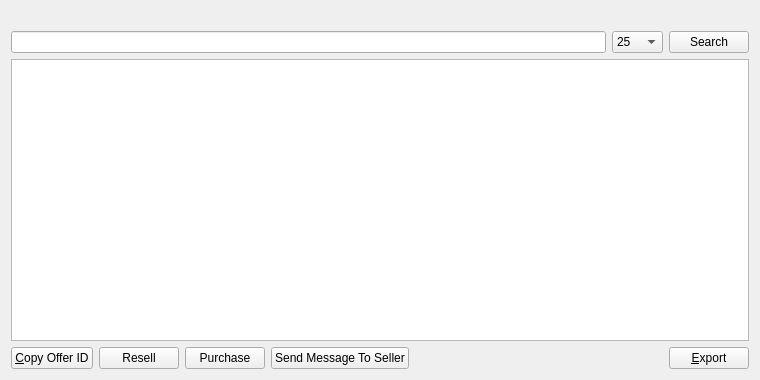
<?xml version="1.0" encoding="UTF-8"?>
<ui version="4.0">
 <class>OfferListPage</class>
 <widget class="QWidget" name="OfferListPage">
  <property name="geometry">
   <rect>
    <x>0</x>
    <y>0</y>
    <width>760</width>
    <height>380</height>
   </rect>
  </property>
  <property name="windowTitle">
   <string>Search Offers</string>
  </property>
  <layout class="QVBoxLayout" name="verticalLayout">
   <item>
    <widget class="QLabel" name="labelExplanation">
     <property name="textFormat">
      <enum>Qt::PlainText</enum>
     </property>
     <property name="wordWrap">
      <bool>true</bool>
     </property>
    </widget>
   </item>
   <item>
    <layout class="QHBoxLayout" name="horizontalLayout_2">
     <item>
      <widget class="QLineEdit" name="lineEditOfferSearch"/>
     </item>
     <item>
      <widget class="QComboBox" name="comboBox">
       <item>
        <property name="text">
         <string>25</string>
        </property>
       </item>
       <item>
        <property name="text">
         <string>50</string>
        </property>
       </item>
       <item>
        <property name="text">
         <string>100</string>
        </property>
       </item>
      </widget>
     </item>
     <item>
      <widget class="QPushButton" name="searchOffer">
       <property name="maximumSize">
        <size>
         <width>16777215</width>
         <height>48</height>
        </size>
       </property>
       <property name="text">
        <string>Search</string>
       </property>
       <property name="icon">
        <iconset resource="../bitcoin.qrc">
         <normaloff>:/icons/search</normaloff>:/icons/search</iconset>
       </property>
      </widget>
     </item>
    </layout>
   </item>
   <item>
    <widget class="QTableView" name="tableView">
     <property name="contextMenuPolicy">
      <enum>Qt::CustomContextMenu</enum>
     </property>
     <property name="toolTip">
      <string/>
     </property>
     <property name="tabKeyNavigation">
      <bool>false</bool>
     </property>
     <property name="alternatingRowColors">
      <bool>true</bool>
     </property>
     <property name="selectionMode">
      <enum>QAbstractItemView::SingleSelection</enum>
     </property>
     <property name="selectionBehavior">
      <enum>QAbstractItemView::SelectRows</enum>
     </property>
     <property name="sortingEnabled">
      <bool>true</bool>
     </property>
     <attribute name="verticalHeaderVisible">
      <bool>false</bool>
     </attribute>
    </widget>
   </item>
   <item>
    <layout class="QHBoxLayout" name="horizontalLayout">
     <item>
      <widget class="QPushButton" name="copyOffer">
       <property name="toolTip">
        <string>Copy the currently selected alias to the system clipboard</string>
       </property>
       <property name="text">
        <string>&amp;Copy Offer ID</string>
       </property>
       <property name="icon">
        <iconset resource="../bitcoin.qrc">
         <normaloff>:/icons/editcopy</normaloff>:/icons/editcopy</iconset>
       </property>
      </widget>
     </item>
     <item>
      <widget class="QPushButton" name="resellButton">
       <property name="text">
        <string>Resell</string>
       </property>
       <property name="icon">
        <iconset resource="../bitcoin.qrc">
         <normaloff>:/icons/cart</normaloff>:/icons/cart</iconset>
       </property>
      </widget>
     </item>
     <item>
      <widget class="QPushButton" name="purchaseButton">
       <property name="text">
        <string>Purchase</string>
       </property>
       <property name="icon">
        <iconset resource="../bitcoin.qrc">
         <normaloff>:/icons/send</normaloff>:/icons/send</iconset>
       </property>
      </widget>
     </item>
     <item>
      <widget class="QPushButton" name="messageButton">
       <property name="text">
        <string>Send Message To Seller</string>
       </property>
       <property name="icon">
        <iconset resource="../bitcoin.qrc">
         <normaloff>:/icons/outmail</normaloff>:/icons/outmail</iconset>
       </property>
      </widget>
     </item>
     <item>
      <spacer name="horizontalSpacer">
       <property name="orientation">
        <enum>Qt::Horizontal</enum>
       </property>
       <property name="sizeHint" stdset="0">
        <size>
         <width>40</width>
         <height>20</height>
        </size>
       </property>
      </spacer>
     </item>
     <item>
      <widget class="QPushButton" name="exportButton">
       <property name="toolTip">
        <string>Export the data in the current tab to a file</string>
       </property>
       <property name="text">
        <string>&amp;Export</string>
       </property>
       <property name="icon">
        <iconset resource="../bitcoin.qrc">
         <normaloff>:/icons/export</normaloff>:/icons/export</iconset>
       </property>
      </widget>
     </item>
    </layout>
   </item>
  </layout>
 </widget>
 <resources>
  <include location="../bitcoin.qrc"/>
 </resources>
 <connections/>
</ui>
